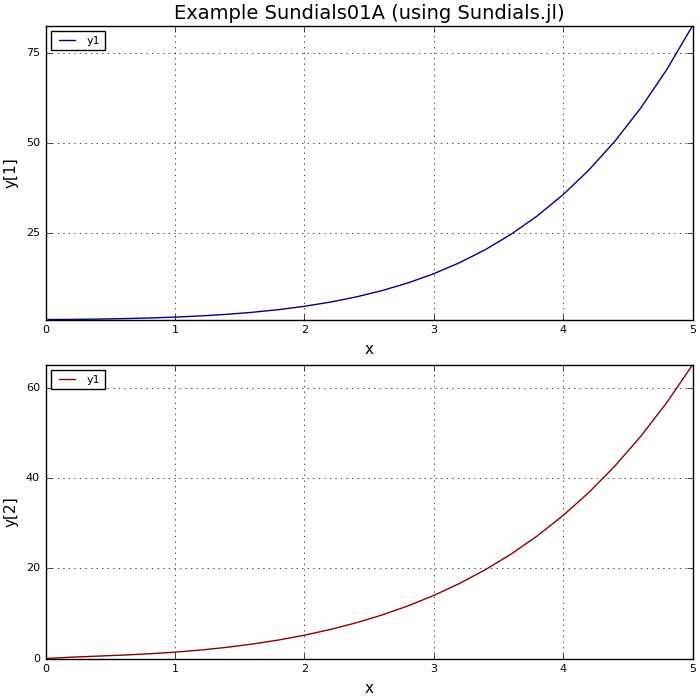

Write Julia code to recreate this figure.
using Sundials, Plots
pyplot(size=(700,700))

ProjDir = dirname(@__FILE__)
cd(ProjDir) do

  ## f2 routine. Compute function f(x,y).

  function f2(x, y, ydot)
      ydot[1] = y[2]
      ydot[2] = 2.0*y[1] - 3.0*y[2] + 3.0*x^2
  end

  x = 0.0:0.2:5
  res = Sundials.cvode(f2, [1.0, 0.0], collect(x))
  res |> display
  println()

  p1 = plot(x, res[:,1], color=:darkblue,
    xlabel="x", ylabel="y[1]",
    title="Example Sundials01A (using Sundials.jl)"
    )
  p2 = plot(x, res[:,2], color=:darkred,
    xlabel="x", ylabel="y[2]"
    )
  plot(p1, p2, layout=(2, 1))
  savefig("Sundials01A.png")
  gui()

end